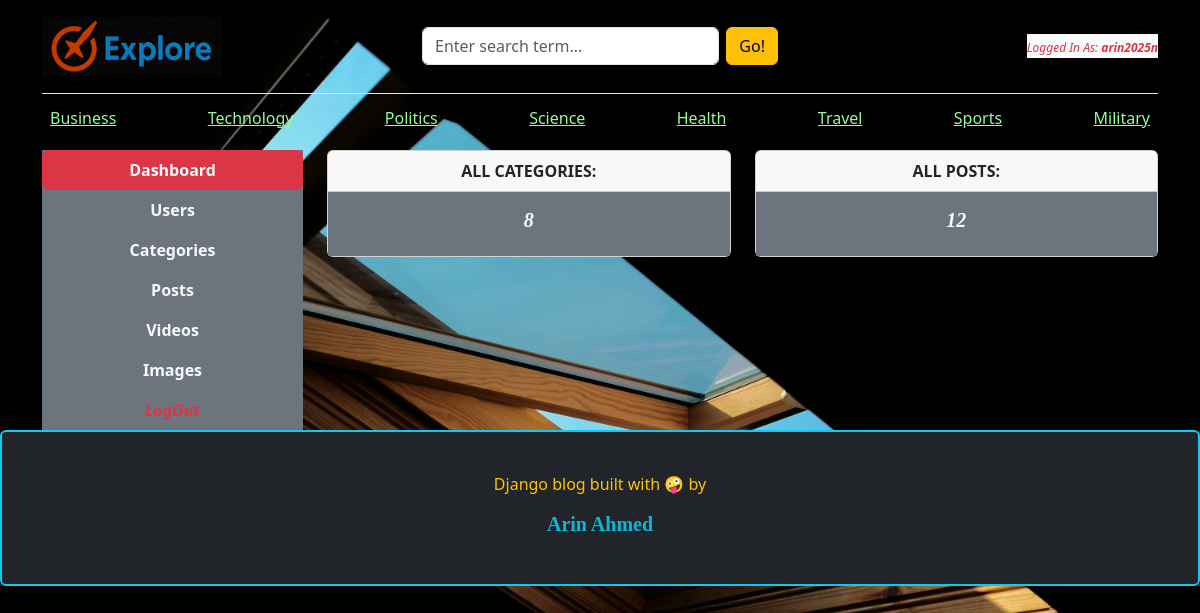
The page /dashboard/ (signed in) on the database its author committed.
### blogs/models.py (models this page shows, shortened)
class Image(models.Model):
    title = models.CharField(max_length=50)
    image_file = models.ImageField(upload_to='images/')  # Saves to `MEDIA_ROOT/images/`
    uploaded_at = models.DateTimeField(auto_now_add=True)

class Category(models.Model):
    category_name = models.CharField(max_length=50,unique=True) # unique = True krle nam ta unique hisbe nibe,jeta second time use kra jbe na
    created_at = models.DateTimeField(auto_now_add=True)
    updated_at = models.DateTimeField(auto_now=True)
    class Meta:
        verbose_name_plural = 'Categories'

### dashboards/views.py (the view)
# urls.py: path('dashboard/',include('dashboards.urls')),
@login_required(login_url='login') # login page er name='login' chilo tai login url a login daoa hoise
def dashboard(rqst):
    category_count = Category.objects.all().count()
    blog_count = Blog.objects.all().count()
    context ={
        'cat_count':category_count,
        'blg_count':blog_count,
    }
    return render(rqst,'dashboard/dashboard.html',context)

### blogs/context_processors.py (called while the page is built)
def get_categories(rqst):
    categories = Category.objects.all()
    return dict(categories = categories) # ekhn autometically categories gula prottekta html page a dhuke jabe

def get_social_links(rqst):
    social_links = SocialLink.objects.all()
    return dict(social_links=social_links)

def image1(rqst):
    logo = Image.objects.get(title="Logo")
    return {'image1':logo}

def image2(rqst):
    WebsiteName = Image.objects.get(title="WebsiteName")
    return {'image2':WebsiteName}

def image3(rqst):
    BackgroundImage = Image.objects.get(title="BackgroundImage")
    return {'image3':BackgroundImage}

### templates/dashboard/dashboard.html (shortened to what this page needs)
{% extends "base.html" %}
{% block navigation_links %}
     <span class="text-danger bg-light"><i style="font-size: 1vw;">Logged In As: <b>{{user}}</b></i></span>
{% endblock %}
{% block content %}
<div class="row">
    {% include 'dashboard/sidebar.html' %}
     <div class="col-md-9">
        <div class="row">
            <div class="col">
                <div class="card border-default mb-3">
                    <div class="card-header text-center text-uppercase font-weigth-bold"><b>All Categories:</b></div>
                    <div class="card-body text-light bg-secondary"><h5 class="card-title text-center"><b><i>{{cat_count}}</i></b></h5></div>
                </div>
            </div>
            <div class="col">
                <div class="card border-default mb-3">
                    <div class="card-header text-center text-uppercase font-weigth-bold"><b>All Posts:</b></div>
                    <div class="card-body text-light bg-secondary"><h5 class="card-title text-center"><i><b>{{blg_count}}</b></i></h5>
                </div>
                </div>
            </div>
        </div>
     </div>
</div>
{% endblock %}

### templates/base.html (shortened to what this page needs)
<!DOCTYPE html>
<html lang="en">
{% load static %}
<head>
    <link rel="stylesheet" href="https://cdnjs.cloudflare.com/ajax/libs/font-awesome/4.7.0/css/font-awesome.min.css">
    <link href="https://cdn.jsdelivr.net/npm/bootstrap@5.3.3/dist/css/bootstrap.min.css" rel="stylesheet">
    <link rel="stylesheet" href="{% static 'css/blog.css' %}">
</head>
<body data-user-authenticated="{% if user.is_authenticated %}true{% else %}false{% endif %}" data-user-id="{% if user.is_authenticated %}{{ user.id }}{% else %}null{% endif %}">
    <div class="container">
      <header class="blog-header py-3">
        <div class="row align-items-center">
          <div class="col-12 col-md-3 col-lg-4 text-center text-md-start mb-2 mb-md-0">
            <a class="blog-header-logo" id="headLine" href="/">
              <img src="{{image2.image_file.url}}" alt="Explore" class="img-fluid" style="max-height: 60px; max-width: 180px;">
            </a>
          </div>
          <div class="col-12 col-md-6 col-lg-4 mb-2 mb-md-0">
            <form action="{% url 'search' %}" method="GET">
              <div class="input-group">
                <input class="form-control search-box me-2 rounded" type="text" name="keyword" value="{{kywrd}}" placeholder="Enter search term..." autocomplete="off" aria-label="Enter search term..." aria-describedby="button-search" />
                <button type="submit" class="btn btn-warning rounded" id="button-search">Go!</button>
              </div>
            </form>
          </div>
          <div class="col-12 col-md-3 col-lg-4 d-flex justify-content-center justify-content-md-end align-items-center">
            {% block navigation_links %}{% endblock %}
          </div>
        </div>
      </header>
      <div class="nav-scroller py-1 mb-2">
        <nav class="nav d-flex flex-wrap justify-content-center justify-content-md-between">
        {% for cat in categories %}
          <a class="p-2 text-nowrap" id="cat_nam" href="{% url 'posts_by_category' cat.id %}" style="color:palegreen;">{{cat.category_name}}</a>
        {% endfor %}
        </nav>
      </div>
    {% block content %}
    {% endblock %}
    </div>
    <footer class="blog-footer bg-dark text-warning border border-info border-2 rounded">
        <p>Django blog built with 🤪 by <h5 class="text-info" style='opacity:0.8789'><b>Arin Ahmed</b></h5></p>
    </footer>
</body>
</html>

### static/css/blog.css (style rules this page uses)
.blog-header { border-bottom: 1px solid #e5e5e5; }
.blog-header-logo { font-family: "Playfair Display", Georgia, "Times New Roman", serif; font-size: 2.25rem; }
h1, h2, h3, h4, h5, h6 { font-family: "Playfair Display", Georgia, "Times New Roman", serif; }
.blog-footer { padding: 2.5rem 0; color: #727272; text-align: center; background-color: #f9f9f9; border-top: .05rem solid #e5e5e5; }

### templates/dashboard/dashboard.html (style rules this page uses)
body { background-color: bisque !important; color: black !important; }

### rows shown on the page
Image: image_file (picture)
Category: category_name "Business"
Category: category_name "Technology"
Category: category_name "Politics"
Category: category_name "Science"
Category: category_name "Health"
Category: category_name "Travel"
Category: category_name "Sports"
Category: category_name "Military"

### other values the page prints
{{ user }} "arin2025n"
{{ cat_count }} "8"
{{ blg_count }} "12"
